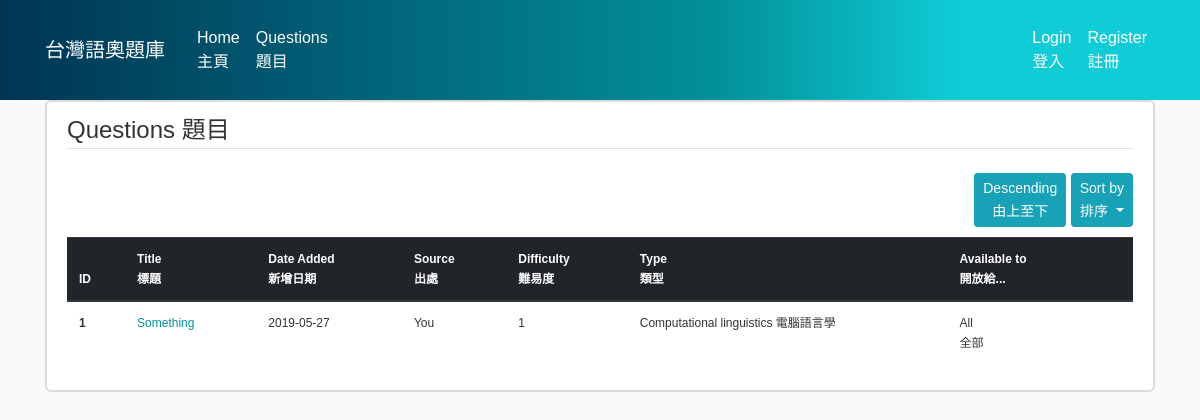
Screenshot of /question_list/id/b with the database file from the repository.
### flasktol/models.py (models this page shows, shortened)
class Question(db.Model):
    id = db.Column(db.Integer, primary_key=True)
    title = db.Column(db.String(100), nullable=False)
    date_posted = db.Column(db.DateTime, nullable=False, default=datetime.utcnow)
    content = db.Column(db.Text)
    content_file = db.Column(db.String(20))
    access = db.Column(db.Integer, nullable=False, default=1)
    difficulty = db.Column(db.Integer, nullable=False, default=1)
    tags= db.Column(db.Text)
    source = db.Column(db.String(100))
    solution = db.Column(db.Text)
    solution_file= db.Column(db.String(20))
    open_solution= db.Column(db.Boolean, nullable=False, default=False)
    special_characters=db.Column(db.Text)
    answers = db.relationship('Answer', backref='solveq', lazy=True)

### flasktol/questions/routes.py (the view)
@questions.route("/question_list/<string:sort_type>/<string:a_d_order>")
def question_list(sort_type,a_d_order):
    if a_d_order=="a":
        if sort_type=="id":
            questionlist = Question.query.order_by(Question.id.asc())
        if sort_type=="date":
            questionlist = Question.query.order_by(Question.date_posted.asc())
        if sort_type=="title":
            questionlist = Question.query.order_by(Question.title.asc())
        elif sort_type=="source":
            questionlist = Question.query.order_by(Question.source.asc())
        elif sort_type=="difficulty":
            questionlist = Question.query.order_by(Question.difficulty.asc())
        elif sort_type=="type":
            questionlist = Question.query.order_by(Question.tags.asc())
        elif sort_type=="availability":
            questionlist = Question.query.order_by(Question.access.asc())
    elif a_d_order=="b":
        if sort_type=="id":
            questionlist = Question.query.order_by(Question.id.desc())
        if sort_type=="date":
            questionlist = Question.query.order_by(Question.date_posted.desc())
        if sort_type=="title":
            questionlist = Question.query.order_by(Question.title.desc())
        elif sort_type=="source":
            questionlist = Question.query.order_by(Question.source.desc())
        elif sort_type=="difficulty":
            questionlist = Question.query.order_by(Question.difficulty.desc())
        elif sort_type=="type":
            questionlist = Question.query.order_by(Question.tags.desc())
        elif sort_type=="availability":
            questionlist = Question.query.order_by(Question.access.desc())
    return render_template('question_list.html', title="Question List 題目列表", questionlist=questionlist, legend="Question List 題目列表",sort_type=sort_type,a_d_order=a_d_order)

### flasktol/templates/question_list.html (shortened to what this page needs)
{% extends "layout.html" %}
{% block content %}
        <article class="media content-section">
            <div class="media-body">
            <legend class='border-bottom mb-4'> Questions 題目</legend>
              <div class='text-right'>
                {% if a_d_order=="a" %}
                  <a class="btn btn-info btn-sm" href="{{url_for('questions.question_list',sort_type=sort_type,a_d_order='b')}}" role="button">Ascending<div style="height: 2px;"></div>由下至上</a>
                {% else %}
                  <a class="btn btn-info btn-sm" href="{{url_for('questions.question_list',sort_type=sort_type,a_d_order='a')}}" role="button">Descending<div style="height: 2px;"></div>由上至下</a>
                {% endif %}
                <div class="btn-group ">
                  <button type="button" class="btn btn-info dropdown-toggle btn-sm" data-toggle="dropdown" aria-haspopup="true" aria-expanded="false">
                    Sort by<div style="height: 2px;"></div>排序
                  </button>
                  </div>
              </div>
              <div style="height: 10px;"></div>
              <div class="table-responsive-sm">
                <table class="table">
                <thead class="thead-dark">
                  <tr>
                    <th scope="col">ID</th>
                    <th scope="col">Title<div style="height: 2px;"></div>標題</th>
                    <th scope="col">Date Added<div style="height: 2px;"></div>新增日期</th>
                    <th scope="col">Source<div style="height: 2px;"></div>出處</th>
                    <th scope="col">Difficulty<div style="height: 2px;"></div>難易度</th>
                    <th scope="col" style="width: 30%">Type<div style="height: 2px;"></div>類型</th>
                    <th scope="col">Available to<div style="height: 2px;"></div>開放給...</th>
                    <th scope="col"></th>
                  </tr>
                </thead>
                <tbody>
                  {% for question in questionlist %}
                    {% if current_user.is_authenticated %}
                      {% if current_user.access>=question.access%}
                        <tr>
                          <th scope="row">{{question.id}}</th>
                          <td><a href='{{url_for("questions.question", question_id=question.id)}}'>{{question.title}}</a></td>
                          <td>{{question.date_posted.strftime("%Y-%m-%d")}}</td>
                          <td>{{question.source}}</td>
                          <td>{{question.difficulty}}</td>
                          <td>{{question.tags}}</td>
                          {% if question.access == 3 %}
                            <td> Admin<div style="height: 2px;"></div>管理員</td>
                            <td><a class="btn btn-secondary btn-sm mt-1 mb-1" href="{{url_for('answers.new_answer',question_id=question.id)}}">Answer 答題</a></td>
                          {% elif question.access == 2 %}
                            <td>Trainee<div style="height: 2px;"></div>國手</td>
                            <td><a class="btn btn-secondary btn-sm mt-1 mb-1" href="{{url_for('answers.new_answer',question_id=question.id)}}">Answer 答題</a></td>
                          {% else %}
                            <td>All<div style="height: 2px;"></div>全部</td>
                            <td><a class="btn btn-secondary btn-sm mt-1 mb-1" href="{{url_for('answers.new_answer',question_id=question.id)}}">Answer 答題</a></td>
                          {% endif %}
                        </tr>
                      {% endif %}
                    {% else %}
                      {% if question.access== 1%}
                        <tr>
                          <th scope="row">{{question.id}}</th>
                          <td><a href='{{url_for("questions.question", question_id=question.id)}}'>{{question.title}}</a></td>
                          <td>{{question.date_posted.strftime("%Y-%m-%d")}}</td>
                          <td>{{question.source}}</td>
                          <td>{{question.difficulty}}</td>
                          <td>{{question.tags}}</td>
                          <td>All<div style="height: 2px;"></div>全部</td>
                        </tr>
                      {% endif %}
                    {% endif %}
                  {% endfor %}
                </tbody>
              </table>
            </div>
          </div>
        </article>
{% endblock content%}

### flasktol/static/main.css (style rules this page uses)
body { background: #fafafa; color: #333333; margin-top: 5rem; }
.content-section { background: #ffffff; padding: 10px 20px; border: 2px solid #DBDBDB; border-radius: 6px; margin-bottom: 20px; }
a { color: #029199; }

### flasktol/templates/layout.html (style rules this page uses)
body { font-family: 'Noto Sans TC', sans-serif; }
table { font-size: 75%; }

### rows the page displays
Question: id "1", title "Something", date_posted "2019-05-27", source "You", difficulty "1", tags "Computational linguistics 電腦語言學"
